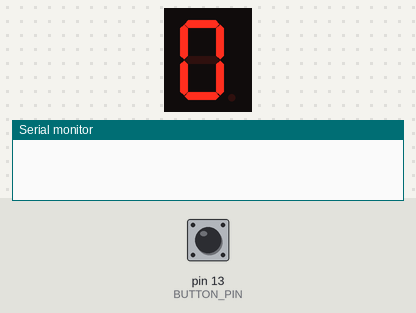
The sketch below on a simulated Arduino Uno, built with avr-gcc and run on an emulated ATmega328P. Shown: 1-digit seven-segment display, the last lines printed to the serial monitor. Wiring (inferred from the names in the program): 1-digit 7-segment display, segments lit when HIGH: segments pin 2, pin 3, pin 4, pin 5, pin 6, pin 7, pin 8. The inputs (shaded band) are chosen by the test bench; at power-on: pin 13 (BUTTON_PIN) LOW. The segment pins are drawn as the display they are named for.

Above: at 1.2 s.
1.3 s: pin 13 (BUTTON_PIN) pulled HIGH for 0.15 s
At 2.5 s:
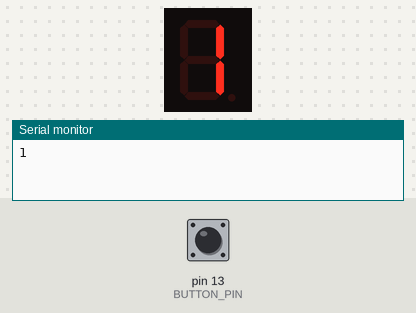
2.9 s: pin 13 (BUTTON_PIN) pulled HIGH for 1 s
At 3.9 s:
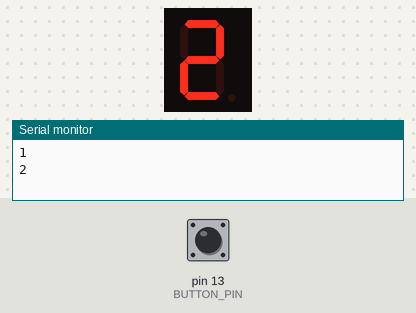
5.4 s: pin 13 (BUTTON_PIN) pulled HIGH for 0.15 s
At 5.8 s:
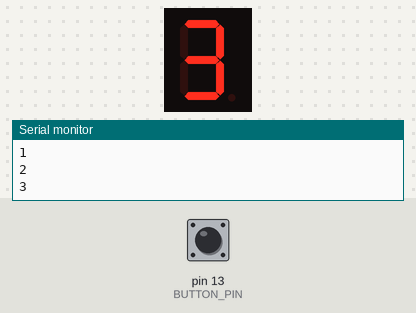
7.0 s: pin 13 (BUTTON_PIN) pulled HIGH for 1 s
At 8.3 s:
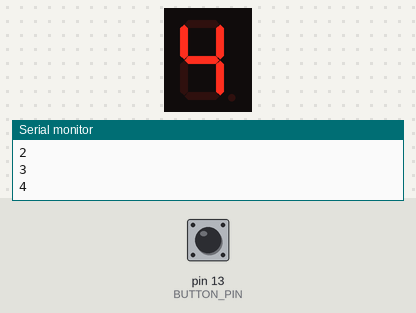
Timing chart, 0 to 10.0 s (numbered marks = the images above; inputs shaded):
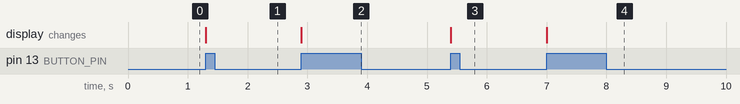

The sketch:

segmant.ino
```cpp
int digits [10][7]{
  {0,0,0,0,0,0,1}, // digit 0
  {1,0,0,1,1,1,1}, // digit 1
  {0,0,1,0,0,1,0}, // digit 2
  {0,0,0,0,1,1,0}, // digit 3
  {1,0,0,1,1,0,0}, // digit 4
  {0,1,0,0,1,0,0}, // digit 5
  {0,1,0,0,0,0,0}, // digit 6
  {0,0,0,1,1,1,1}, // digit 7
  {0,0,0,0,0,0,0}, // digit 8
  {0,0,0,0,1,0,0} // digit 9
};
const int BUTTON_PIN = 13;
int clicks = 0;

void displayDigit(int d)
{
  if (digits[d][0]==1) digitalWrite(2, LOW); else digitalWrite(2, HIGH); //A
  if (digits[d][1]==1) digitalWrite(3, LOW); else digitalWrite(3, HIGH); //B
  if (digits[d][2]==1) digitalWrite(4, LOW); else digitalWrite(4, HIGH); //C
  if (digits[d][3]==1) digitalWrite(5, LOW); else digitalWrite(5, HIGH); //D
  if (digits[d][4]==1) digitalWrite(6, LOW); else digitalWrite(6, HIGH); //E
  if (digits[d][5]==1) digitalWrite(7, LOW); else digitalWrite(7, HIGH); //F
  if (digits[d][6]==1) digitalWrite(8, LOW); else digitalWrite(8, HIGH); //G
}


void setup()
{
  pinMode(2, OUTPUT);// Segment A
  pinMode(3, OUTPUT);// Segment B
  pinMode(4, OUTPUT);// Segment C
  pinMode(5, OUTPUT);// Segment D
  pinMode(6, OUTPUT);// Segment E
  pinMode(7, OUTPUT);// Segment F
  pinMode(8, OUTPUT);// Segment G
  pinMode(BUTTON_PIN, INPUT); //BUTTON
  Serial.begin(9600);
  displayDigit(clicks);
}

int buttonPress()
{
  int press;
  int buttonState;
  static int prevButtonState = LOW;
  buttonState = digitalRead(BUTTON_PIN);
  press = (buttonState == HIGH && prevButtonState == LOW);
  prevButtonState = buttonState;
  return press;
}

void loop()
{
  if (buttonPress())
  {
    clicks++;
    if (clicks > 9)
    {
      clicks = 0;

    }
    displayDigit(clicks);
    Serial.println(clicks);
  }

}
```

Measured:
- after the input at 1.3 s, the display: changes at once (image 1)
- after the input at 2.9 s, the display: changes at once (image 2)
- after the input at 5.4 s, the display: changes at once (image 3)
- after the input at 7.0 s, the display: changes at once (image 4)
